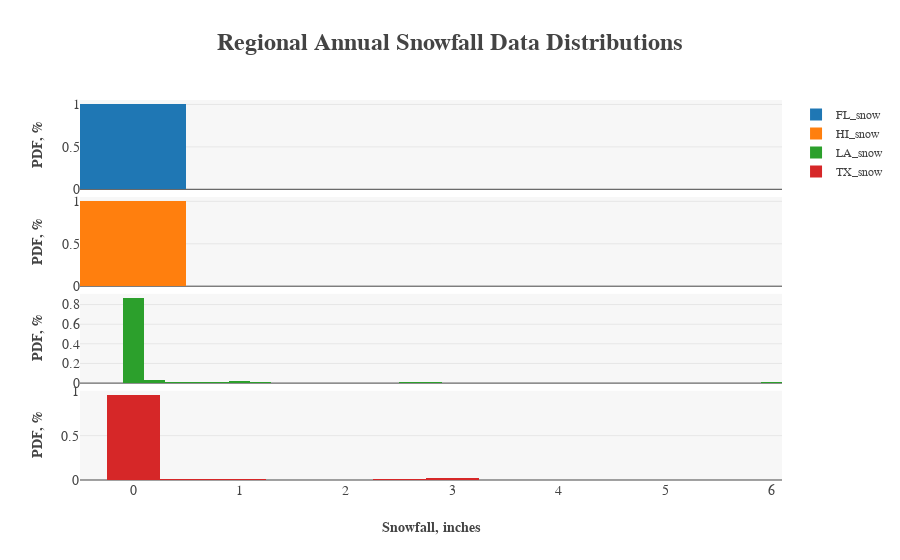

Notebook source saved alongside this figure:
### Code cell
# Inspect the snowfall data distributions
print("FL_snow mean={0:.1f} inches and standard deviation={1:.1f} inches".format(np.mean(df_weather["SNOW"]["FL"]), np.std(df_weather["SNOW"]["FL"]), u'\xb0'))
print("HI_snow mean={0:.1f} inches and standard deviation={1:.1f} inches".format(np.mean(df_weather["SNOW"]["HI"]), np.std(df_weather["SNOW"]["HI"]), u'\xb0'))
print("LA_snow mean={0:.1f} inches and standard deviation={1:.1f} inches".format(np.mean(df_weather["SNOW"]["LA"]), np.std(df_weather["SNOW"]["LA"]), u'\xb0'))
print("TX_snow mean={0:.1f} inches and standard deviation={1:.1f} inches".format(np.mean(df_weather["SNOW"]["TX"]), np.std(df_weather["SNOW"]["TX"]), u'\xb0'))

trace0 = py.graph_objs.Histogram(name="FL_snow", x=df_weather["SNOW"]["FL"], histnorm="probability")
trace1 = py.graph_objs.Histogram(name="HI_snow", x=df_weather["SNOW"]["HI"], histnorm="probability")
trace2 = py.graph_objs.Histogram(name="LA_snow", x=df_weather["SNOW"]["LA"], histnorm="probability")
trace3 = py.graph_objs.Histogram(name="TX_snow", x=df_weather["SNOW"]["TX"], histnorm="probability")

print()
fig = py.tools.make_subplots(rows=4, cols=1, shared_xaxes=True, vertical_spacing=0.02)
fig.append_trace(trace0, 1, 1)
fig.append_trace(trace1, 2, 1)
fig.append_trace(trace2, 3, 1)
fig.append_trace(trace3, 4, 1)

fig["layout"].update(
    plot_bgcolor="rgb(247,247,247)",
    legend=dict(font=dict(family="serif", size=12)),
    height=1000,
    title="<b>Regional Annual Snowfall Data Distributions</b>",
    titlefont=dict(family="serif", size=24),
    yaxis1=dict(title="<b>PDF, %</b>", titlefont=dict(family="serif", size=14), tickfont=dict(family="serif", size=14)),
    yaxis2=dict(title="<b>PDF, %</b>", titlefont=dict(family="serif", size=14), tickfont=dict(family="serif", size=14)),
    yaxis3=dict(title="<b>PDF, %</b>", titlefont=dict(family="serif", size=14), tickfont=dict(family="serif", size=14)),
    yaxis4=dict(title="<b>PDF, %</b>", titlefont=dict(family="serif", size=14), tickfont=dict(family="serif", size=14)),
    xaxis1=dict(title="<b>Snowfall, inches</b>".format(u'\xb0'), titlefont=dict(family="serif", size=14),tickfont=dict(family="serif", size=14)))

py.offline.iplot(fig)

### Figure 1 — Plotly figure (JSON) as saved in the notebook; plotly's stock layout.template omitted (floating-point values rounded to 4 significant figures)
{"data": [{"autobinx": true, "histnorm": "probability", "name": "FL_snow", "type": "histogram", "uid": "836a91", "x": [null, null, null, null, null, null, null, null, null, null, null, null, null, null, null, null, null, null, null, null, null, null, null, null, null, null, 0, 0, 0, 0, 0, 0, 0, 0, 0, 0, 0, 0, 0, 0, 0, 0, 0, 0, 0, 0, 0, 0, 0, 0, 0, 0, 0, 0, 0, 0, 0, 0, 0, 0, 0, 0, 0, 0, 0, 0, 0, 0, 0, 0, 0, 0, 0, 0, 0, 0, 0, 0, 0, 0, 0, 0, 0, 0, 0, 0, 0, 0, 0, 0, 0, 0, 0, 0, 0, 0, 0, 0, 0, 0, 0, 0, 0, 0, 0, 0, 0, 0, 0, 0, 0, 0, 0, 0, 0, 0, 0, 0, 0, 0, 0, 0, 0, 0, 0, 0], "xaxis": "x", "xbins": {"end": 0.5, "size": 1, "start": -0.5}, "yaxis": "y"}, {"autobinx": true, "histnorm": "probability", "name": "HI_snow", "type": "histogram", "uid": "af491b", "x": [null, null, null, null, null, null, null, null, null, null, null, null, null, null, null, null, null, null, null, null, null, null, null, null, null, null, null, null, null, null, null, null, null, null, null, null, null, null, null, null, null, null, null, null, null, null, null, null, null, null, null, null, null, null, null, null, null, 0, 0, 0, 0, 0, 0, 0, 0, 0, 0, 0, 0, 0, 0, 0, 0, 0, 0, 0, 0, 0, 0, 0, 0, 0, 0, 0, 0, 0, 0, 0, 0, 0, 0, 0, 0, 0, 0, 0, 0, 0, 0, 0, 0, 0, 0, 0, 0, 0, 0, 0, 0, 0, 0, 0, 0, 0, 0, 0, 0, 0, 0, 0, 0, 0, 0, 0, 0, 0], "xaxis": "x", "xbins": {"end": 0.5, "size": 1, "start": -0.5}, "yaxis": "y2"}, {"autobinx": true, "histnorm": "probability", "name": "LA_snow", "type": "histogram", "uid": "2200fc", "x": [null, 0, 0, 0, 0, 0, 0, 6, 0, 0.05, 0, 0, 0, 0, 0, 0, 0, 0, 0, 0, 0, 0, 1, 0, 0, 0, 0, 0.1, 0, 0, 0, 0, 0, 0, 0, 0, 0, 0, 0, 0, 0, 0, 0, 1.25, 0, 0, 0, 0, 0.1, 0, 0, 0, 0, 0, 0, 0, 0.75, 0.75, 0, 0, 0, 0, 0, 0, 0, 0, 2.65, 0, 2.8, 0, 0, 0, 0, 0, 0, 0, 0.5167, 0, 0, 0, 0, 1, 0, 0, 0, 0, 0.2, 0, 0, 0, 0.06667, 0, 0, 0, 0, 0, 0.4333, 1.067, 0, 0, 0, 0, 0, 0, 0, 0, 0, 0, 0, 0, 0, 0, 0, 0, 0, 0, 0.5, 0.15, 0, 0, 0, 0, 0, 0, 0, 0.4], "xaxis": "x", "xbins": {"end": 6.1, "size": 0.2, "start": -0.1}, "yaxis": "y3"}, {"autobinx": true, "histnorm": "probability", "name": "TX_snow", "type": "histogram", "uid": "403afb", "x": [0, 0, 0, null, null, 0, null, null, 0, 0, 0, 0, 0, 0, 3, null, null, null, null, null, 0, 0, 0, 0, 0, 0, 0, 0, 0, 0, 0, 0.5, 0, 0, 0, 0, 0, 0, 0, 0, 0, 0, 0, 0, 0, 0, 0, 0, 0, 0, 0, 0, 0, 0, 0, 0, 0, 0, 0, 0, 0, 0, 0, 0, 0, 0, 0, 0, 0, 0, 0, 0, 0, 0, 0, 2.5, 0, 0, 0, 0, 1, 0, 0, 0, 0, 0, 0, 0, 0, 0, 0, 0, 0, 0, 0, 0, 0, 0, 0, 0, 0, 0, 0, 0, 0, 0, 0, 0, 0, 0, 0, 0, 3, 0, 0, 0, 0, 0, 0, 0, 0, 0, 0, 0, 0, 0], "xaxis": "x", "xbins": {"end": 3.25, "size": 0.5, "start": -0.25}, "yaxis": "y4"}], "layout": {"autosize": true, "legend": {"font": {"family": "serif", "size": 12}}, "plot_bgcolor": "rgb(247,247,247)", "title": "<b>Regional Annual Snowfall Data Distributions</b>", "titlefont": {"family": "serif", "size": 24}, "xaxis": {"anchor": "y4", "autorange": true, "domain": [0, 1], "range": [-0.5, 6.1], "tickfont": {"family": "serif", "size": 14}, "title": "<b>Snowfall, inches</b>", "titlefont": {"family": "serif", "size": 14}, "type": "linear"}, "yaxis": {"anchor": "free", "autorange": true, "domain": [0.765, 1.0], "position": 0, "range": [0, 1.053], "tickfont": {"family": "serif", "size": 14}, "title": "<b>PDF, %</b>", "titlefont": {"family": "serif", "size": 14}}, "yaxis2": {"anchor": "free", "autorange": true, "domain": [0.51, 0.745], "position": 0, "range": [0, 1.053], "tickfont": {"family": "serif", "size": 14}, "title": "<b>PDF, %</b>", "titlefont": {"family": "serif", "size": 14}}, "yaxis3": {"anchor": "free", "autorange": true, "domain": [0.255, 0.49], "position": 0, "range": [0, 0.9095], "tickfont": {"family": "serif", "size": 14}, "title": "<b>PDF, %</b>", "titlefont": {"family": "serif", "size": 14}}, "yaxis4": {"anchor": "x", "autorange": true, "domain": [0, 0.235], "range": [0, 1.008], "tickfont": {"family": "serif", "size": 14}, "title": "<b>PDF, %</b>", "titlefont": {"family": "serif", "size": 14}}}}
